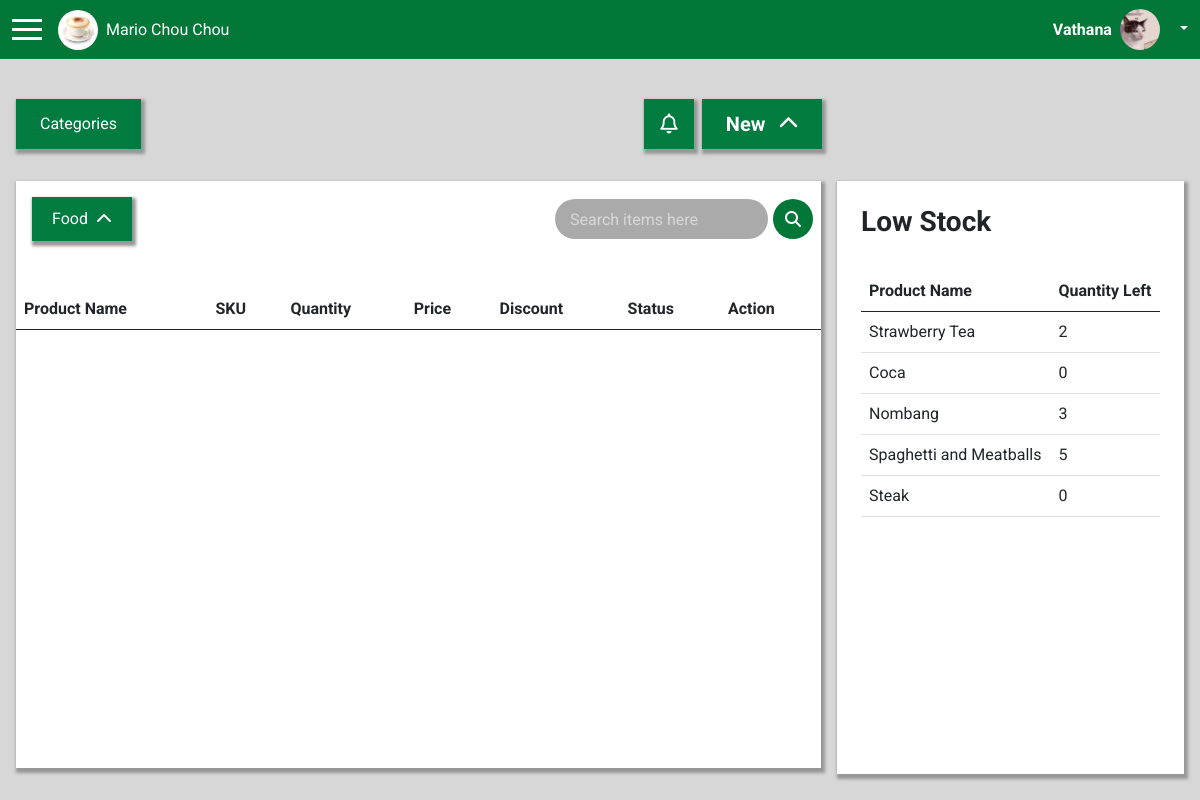
Page /inventory/ (signed in) on the committed database.
### pos_app/models.py (models this page shows, shortened)
class User(AbstractUser):
    ROLE_CHOICES = (
        ('admin', 'Admin'),
        ('cashier', 'Cashier'),
    )
    role = models.CharField(max_length=20, choices=ROLE_CHOICES, default='cashier')
    name = models.CharField(max_length=100)
    image = models.ImageField(upload_to='user_images/', null=True, blank=True)

class Category(models.Model):
    name = models.CharField(max_length=100, unique=True)
    def __str__(self):
        return self.name

class Product(models.Model):
    name = models.CharField(max_length=255)
    sku = models.CharField(max_length=100, unique=True)
    category = models.ForeignKey(Category, on_delete=models.SET_NULL, null=True)
    quantity_in_stock = models.IntegerField()
    price = models.DecimalField(max_digits=10, decimal_places=2)
    image = models.ImageField(upload_to='products/', null=True, blank=True)
    status = models.CharField(max_length=50, choices=[('available', 'Available'), ('out_of_stock', 'Out of Stock')], default="available")
    discount = models.DecimalField(max_digits=10, decimal_places=2, default=0.00, null=True)
    created_at = models.DateTimeField(auto_now_add=True)

### pos_app/views.py (the view)
# urls.py: path('inventory/', views.inventory_view, name='inventory'),
def inventory_view(request):
    categories = Category.objects.all()
    for category in categories:
        print(f'Category name: {category.name}, Category ID: {category.id}')
    products = Product.objects.all()
    if not products.exists():  # Check if no products exist
        print('Product is empty.')
    else:
        for product in products:
            print(f"Product ID: {product.id}, Product Name: {product.name}, Category: {product.category}, quanity: {product.quantity_in_stock}, dicount: {product.discount} status: {product.status}")
    low_stock_quantity = Product.objects.filter(quantity_in_stock__lte = 5)
    if not low_stock_quantity.exists():
        print('No product has low quantity')
    else:
        for low_stock in low_stock_quantity:
            print(f"low stock product : {low_stock.name}")
    return render(request, 'pos_app/inventory.html', {
        'categories': categories,
        'products': products,
        'low_stock_quantity' : low_stock_quantity
        })

### pos_app/templates/pos_app/inventory.html (shortened to what this page needs)
{% extends "pos_app/base.html" %}
{% block content %}
<div class="inventory_container d-flex mt-4">
    <section class="product_section d-flex m-3 me-2 justify-content-between">
        <div id="categoriess" class="btn-new shadow-new text-white px-4 py-2 d-flex align-items-center">
            <a class="" href="#" role="button" id="" data-bs-toggle="" aria-expanded="false">
                Categories
              </a>
        </div>
        <div class="d-flex ">
            <div class="btn-new py-2 me-2 px-3 shadow-new d-flex align-items-center position-relative">
                <i class="fa-regular fa-bell text-white fs-5" id="notif_fa-bell_btn" style="cursor: pointer !important;">
                </i>
            </div>
            <div class="custom-dropdown btn-new  text-white shadow-new">
                <button class="custom-dropdown-btn fs-5 px-4" id="new_pro_or_cate">
                    <span class="fs-5 fw-bold">New</span>
                    <i class="fa-solid fa-chevron-up ms-2" id="dropdownIcon_new"></i>
                </button>
            </div>
        </div>
    </section>
    <section class="low_stock_section d-flex m-3 ms-2">
    </section>
</div>
<div class="d-flex mt-0 p-0">
    <section class="product_section d-flex flex-column m-3 me-2 justify-content-between  shadow-new bg-white"  style="height: 100% !important; ">
        <div class="d-flex justify-content-between w-100">
            <div class="custom-dropdown shadow-new btn-new m-3">
                <button class="custom-dropdown-btn d-flex align-items-center justify-content-between" id="dropdownBtn">
                    <span id="selectedCategory_normal" data-category_id_normal="{{categories.0.id}}">
                        {% if categories %}
                            {{ categories.0.name }}
                        {% else %}
                            Category
                        {% endif %}
                    </span>
                    <i class="fa-solid fa-chevron-up ms-2" id="dropdownIcon"></i>
                </button>
            </div>
            <div class="d-flex align-items-center ms-3 me-2">
                <input class="text-white"
                    id="search"
                    type="text"
                    placeholder="Search items here"
                    style="height: 40px; border-radius: 20px; background-color: rgb(170, 170, 170); padding: 0 15px; border: none; cursor: pointer; color: white;" />
                <button type="button"
                    style="background-color: rgb(2, 119, 55); border: none; border-radius: 50%; padding: 10px; margin-left: 5px; display: flex; align-items: center; justify-content: center; height: 40px; width: 40px; cursor: pointer;">
                    <i class="fa-solid fa-magnifying-glass text-white"></i>
                </button>
            </div>
        </div>
        <div class="low_stock_table_container_listt mt-4 pt-2" style="height: 487px !important; overflow-y: auto !important">
            <table class="table table-hover position-relative"  >
                <thead>
                    <tr>
                        <th>Product Name</th>
                        <th>SKU</th>
                        <th>Quantity</th>
                        <th>Price</th>
                        <th>Discount</th>
                        <th>Status</th>
                        <th>Action</th>
                    </tr>
                </thead>
            </table>
        </div>
    </section>
    <section class="low_stock_section d-flex flex-column m-3 ms-2 p-4 shadow-new bg-white" style="height: 100% !important; ">
                <h1 class="text-start fs-3 fw-bold ">Low Stock</h1>
                <div class="low_stock_table_container mt-4 pt-2" style="height: 487px !important; overflow-y: auto !important">
                    <table class="table table-hover position-relative"  >
                        <thead>
                            <tr>
                                <th>Product Name</th>
                                <th>Quantity Left</th>
                            </tr>
                        </thead>
                        <tbody class="overflow-auto">
                            {% if low_stock_quantity %}
                                {% for low_stock in low_stock_quantity %}
                                    <tr>
                                        <td>{{low_stock.name}}</td>
                                        <td>{{low_stock.quantity_in_stock}}</td>
                                    </tr>
                                {% endfor %}
                            {%else%}
                                    <td colspan="2">No products are low on stock.</td>
                            {% endif %}
                        </tbody>
                    </table>
                </div>
    </section>
</div>
{% endblock content %}

### pos_app/templates/pos_app/base.html (shortened to what this page needs)
{% load static %}
<!DOCTYPE html>
<html lang="en">
<head>
  <link rel="stylesheet" href="https://cdnjs.cloudflare.com/ajax/libs/twitter-bootstrap/5.1.0/css/bootstrap.min.css">
  <link rel="stylesheet" href="https://cdnjs.cloudflare.com/ajax/libs/font-awesome/5.15.4/css/all.min.css">
  <link href="https://cdn.jsdelivr.net/npm/tailwindcss@2.2.19/dist/tailwind.min.css" rel="stylesheet">
  <link rel="stylesheet" href="https://cdnjs.cloudflare.com/ajax/libs/font-awesome/6.7.2/css/all.min.css" />
  <link rel="stylesheet" type="text/css" href="{% static 'pos_app/css/style.css' %}">
</head>
<body>
  <div class="container-fluid p-0 ">
    <nav class="navbar text-white w-100" style="background-color: rgb(2, 119, 55);">
        <div class="container-fluid d-flex justify-content-between align-items-center">
            {% if user.role == 'Admin' %}
                        <div class="d-flex">
                          <a class="navbar-brand" id="humburger" href="#">
                            <span class="humburger"></span>
                            <span class="humburger"></span>
                            <span class="humburger"></span>
                        </a>
                        <div class="logo d-flex align-items-center">
                          <img src="" width="40" height="40" alt="" class="company_logo rounded-circle">
                          <p class="ps-2 company_name"></p>
                        </div>
                        </div>
            {% endif %}
            <div class="d-flex align-items-center position-relative">
                {% if user.username%}
                <span class="fw-bold me-2" id="emp_name">{{ user.username }}</span>
                {% else %}
                <span class="fw-bold me-2">Unknow user</span>
                {% endif %}
                {% if user.image %}
                    <img src="{{ user.image.url }}" alt="{{ user.username }}'s image" width="40" height="40" class="rounded-circle me-2">
                {% else %}
                    <img src="{% static 'pos_app/images/download.jpg' %}" alt="Default image" width="40" height="40" class="rounded-circle me-2">
                {% endif %}
                <div class="dropdown ms-2">
                    <a class="dropdown-toggle" href="#" role="button" data-bs-toggle="dropdown" aria-expanded="false">
                    </a>
                </div>
            </div>
        </div>
    </nav>
     {% block content %}
     {% endblock content %}
  </div>
</body>
</html>

### pos_app/static/pos_app/css/style.css (style rules this page uses)
.btn-new { background-color: #007C40 !important; }
.shadow-new { box-shadow: 2px 3px 3px 2px rgb(151, 151, 151) !important; }
.inventory_container { width: 100% !important; }
.product_section { width: 70% !important; }
.low_stock_section { width: 30% !important; }
.custom-dropdown { position: relative; display: inline-block; }
.custom-dropdown-btn { background-color: #007C40; color: white; padding: 10px 20px; border: none; border-radius: 5px; cursor: pointer; }
.custom-dropdown-btn i { transition: all 0.3s ease; }
input::placeholder { color: rgb(216, 216, 216) !important; }

### pos_app/templates/pos_app/base.html (style rules this page uses)
.humburger { display: block; width: 30px; height: 3px; background-color: rgb(255, 255, 255); margin: 6px 0; transition: 0.4s; }
body, html { font-family: "Roboto", sans-serif; background-color: #D7D7D7 !important; }

### rows in the picture
User: username "Vathana", image (picture)
Category: name "Food"
Product: name "Strawberry Tea", quantity_in_stock "2"
Product: name "Coca", quantity_in_stock "0"
Product: name "Nombang", quantity_in_stock "3"
Product: name "Spaghetti and Meatballs", quantity_in_stock "5"
Product: name "Steak", quantity_in_stock "0"
